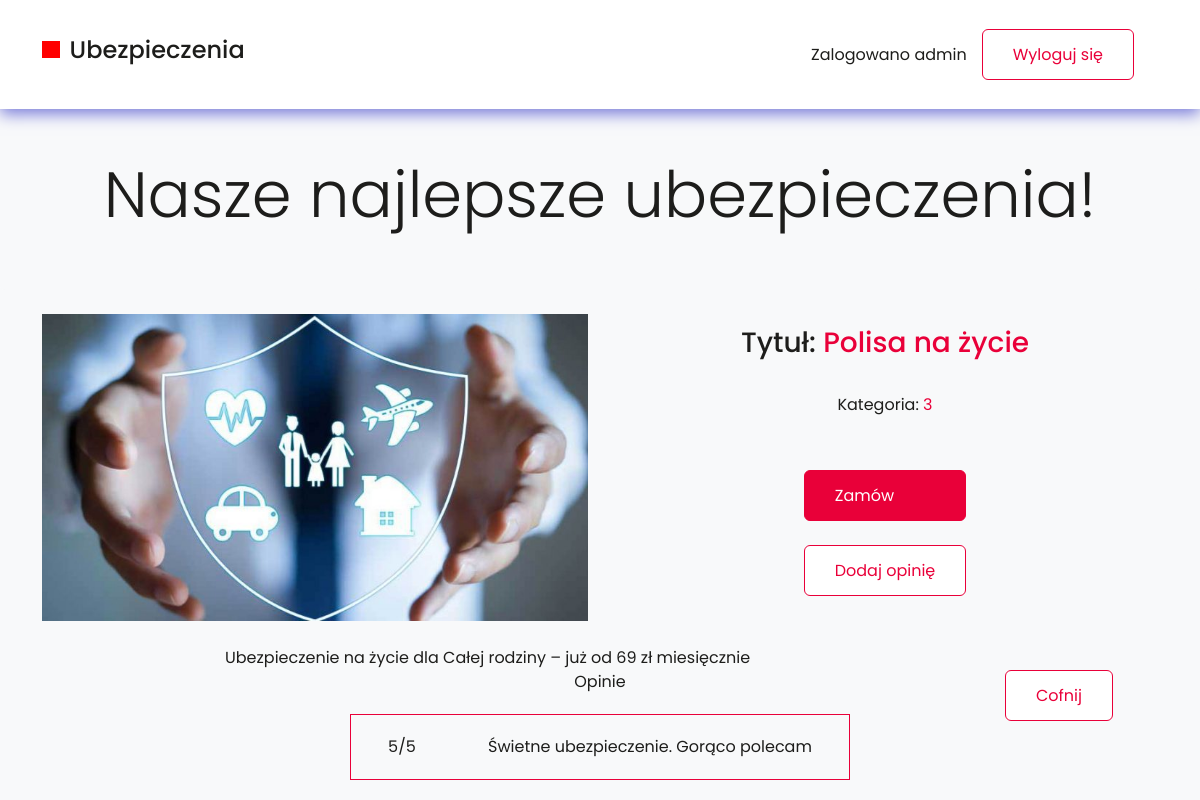
/ubezpieczenie/1/ (signed in), run on the app's committed database.
### ubezpieczenia/models.py (models this page shows, shortened)
class Ubezpieczenie(models.Model):
    tytul = models.CharField(max_length=64, blank=True)
    opis = models.TextField(default="")
    premiera = models.DateField(null=True, blank=True)
    data_zakonczenia = models.DateField(null=True, blank=True)
    znizka = models.DecimalField(max_digits=4, decimal_places=2,
                                      null=True, blank=True)
    KATEGORIA = {
        (0, 'Inne'),
        (1, 'Samochód'),
        (2, 'Dom'),
        (3, 'Zdrowotne'),
        (4, 'Elektronika'),
    }
    kategoria = models.PositiveSmallIntegerField(default=0, choices=KATEGORIA)
    plakat = models.ImageField(upload_to="plakaty")

class Ocena(models.Model):
    recenzja = models.TextField(default="", blank=True)
    gwiazdki = models.PositiveSmallIntegerField(default=5)
    ubezpieczenie = models.ForeignKey(Ubezpieczenie, on_delete=models.CASCADE)

### ubezpieczenia/views.py (the view, shortened to what this page needs)
# urls.py: path('ubezpieczenie/<int:id>/', ubezpieczenie, name="ubezpieczenie"),
@login_required
def ubezpieczenie(request, id):
    ubezpieczenie = get_object_or_404(Ubezpieczenie, pk=id)
    wszystkieOpinie= Ocena.objects.all().filter(ubezpieczenie=ubezpieczenie.id)
    user = request.user
    return render(request,'ubezpieczenie.html', {'ubezpieczenie': ubezpieczenie,'wszystkieOpinie':wszystkieOpinie})

### templates/ubezpieczenie.html (shortened to what this page needs)
<!DOCTYPE html>
<html lang="en">
  <head>
  </head>
  <body>
    {% include "nav.html" %}
    <div class="ubezpieczenie container">
      <div class="ubezpieczenie__innerContainer">
        <div class="row">
          <div class="col-md-6">
            <img
            {% load static %}
              src="{% static ubezpieczenie.plakat %}"
              alt=""
              class="ubezpieczenie__image"
            />
          </div>
          <div class="col-md-6">
            <div class="ubezpieczenie__content">
              <h3 class="ubezpieczenie__heading">Tytuł: <span>{{ubezpieczenie.tytul}}</span></h3>
              <p class="ubezpieczenie__category">Kategoria: <span>{{ubezpieczenie.kategoria}}</span></p>
              <div class="ubezpieczenie__CTA">
                              <div  class="button button__red">Zamów</div>
                              <div  class="button button__whitered">Dodaj opinię</div>
              </div>
            </div>
            </div>
          </div>
          <div class="ubezpieczenie__desc">{{ubezpieczenie.opis}}</div>
        </div>
        <a style="position: absolute; right:5%" class="button button__whitered" href="{% url 'index' %}">Cofnij</a>
        <div  class="opinie">
          <div class="opinie__container"> Opinie
            {% block wszystkieOpinie %}
              {% if wszystkieOpinie %}
                {% for ocena in wszystkieOpinie %}
                  <div class="opinie__opinia">
                      <div class="opinie__ocena">{{ocena.gwiazdki}}/5</div>
                      <div class="opinie__tresc">{{ocena.recenzja}}</div>
                    </div>
                {% endfor %}
              {% endif %}
            {% endblock %}
          </div>
        </div>
      </div>
  </body>
</html>

### templates/nav.html (shortened to what this page needs)
<link
  href="https://cdn.jsdelivr.net/npm/bootstrap@5.1.3/dist/css/bootstrap.min.css"
  rel="stylesheet"
/>
{% load static %}
<link rel="stylesheet" type="text/css" href="{% static 'style.css' %}" />
<nav class="navbar navbar-expand-lg navbar-light">
  <div class="container row-fluid">
    <div class="collapse navbar-collapse justify-content-between">
      <ul class="navbar-nav mr-auto mt-2 mt-lg-0">
        <li class="nav-item">
          <a class="d-flex align-items-baseline" href="{% url 'index' %}">
            <div class="redBox"></div>
            <h4>Ubezpieczenia</h4>
        </li>
      </ul>
    </div>
    <ul class="nav m-4 navbar-nav justify-content-between">
      <div class="d-flex align-items-baseline">
        <li class="nav-item">
          {% if user.is_authenticated %} Zalogowano {{ user.username }}
        </li>
        <a class="button button__whitered" href="{% url 'logout' %}"
          >Wyloguj się</a
        >
        {% else %}
        <a class="button button__red" href="{% url 'login' %}">Zaloguj się</a>
        {% endif %}
      </div>
    </ul>
  </div>
</nav>
<div class="bg-light rounded-3 p-5 mb-4 hero">
  <h2 class="display-3">Nasze najlepsze ubezpieczenia!</h2>
</div>

### styles/style.css (style rules this page uses)
body { color: black; margin: 0; font-family: 'Poppins', sans-serif; --bs-bg-opacity: 1; background-color: rgba(var(--bs-light-rgb), var(--bs-bg-opacity)) !important; }
* { color: #1d1d1b; }
a { text-decoration: none !important; color: #1d1d1b; }
.nav-link, .nav-item { margin-right: 15px; }
.redBox { width: 1.1rem; height: 1.1rem; background-color: red; margin-right: 10px; }
.hero { width: 100%; }
.hero h2 { text-align: center; }
.navbar { padding: 5px 0px; background-color: #fff; -webkit-box-shadow: 0 5px 15px #787bd9; box-shadow: 0 5px 15px #787bd9; }
.navbar a { font-size: 16px; display: -webkit-box; display: -ms-flexbox; display: flex; -webkit-box-align: center; -ms-flex-align: center; align-items: center; }
.button { cursor: pointer; font-size: 16px; }
.button__whitered { line-height: 1.1875; background: #fff; border: 1px solid #e90039; border-radius: 6px; background: white; color: #e90039; padding: 15px 30px; -webkit-transition: background 0.5s linear; transition: background 0.5s linear; position: relative; z-index: 1; }
.button__red { line-height: 1.1875; color: #fff; border: 1px solid #e90039; border-radius: 6px; background: #e90039; padding: 15px 30px; -webkit-transition: background 0.5s linear; transition: background 0.5s linear; position: relative; z-index: 1; }
img { width: 100%; }
.ubezpieczenie { position: relative; }
.ubezpieczenie__content { height: 100%; -ms-flex-pack: distribute; justify-content: space-around; display: -webkit-box; display: -ms-flexbox; display: flex; -webkit-box-orient: vertical; -webkit-box-direction: normal; -ms-flex-direction: column; flex-direction: column; -webkit-box-align: center; -ms-flex-align: center; align-items: center; }
.ubezpieczenie .row { margin-bottom: 25px; }
@media (min-width: 768px) { .ubezpieczenie__desc { max-width: 750px; margin: auto; } }
.ubezpieczenie__heading span, .ubezpieczenie__category span { color: #e90039; }
.ubezpieczenie__CTA { height: 150px; display: -webkit-box; display: -ms-flexbox; display: flex; -webkit-box-orient: vertical; -webkit-box-direction: normal; -ms-flex-direction: column; flex-direction: column; -ms-flex-pack: distribute; justify-content: space-around; }
.opinie__container { display: -webkit-box; display: -ms-flexbox; display: flex; -webkit-box-pack: center; -ms-flex-pack: center; justify-content: center; -webkit-box-orient: vertical; -webkit-box-direction: normal; -ms-flex-direction: column; flex-direction: column; -ms-flex-line-pack: center; align-content: center; -webkit-box-align: center; -ms-flex-align: center; align-items: center; }
.opinie__opinia { display: -webkit-box; display: -ms-flexbox; display: flex; -webkit-box-pack: center; -ms-flex-pack: center; justify-content: center; -webkit-box-align: center; -ms-flex-align: center; align-items: center; margin: 20px 0px; padding: 20px; width: 500px; border: 1px solid #e90039; }
.opinie__ocena { min-width: 100px; }
.opinie__tresc { text-align: left; }

### data on the page
Ubezpieczenie: plakat (picture), tytul "Polisa na życie", kategoria "3", opis "Ubezpieczenie na życie dla Całej rodziny – już od 69 zł miesięcznie"
Ocena: gwiazdki "5", recenzja "Świetne ubezpieczenie. Gorąco polecam"

### other printed values
{{ user.username }} "admin"
